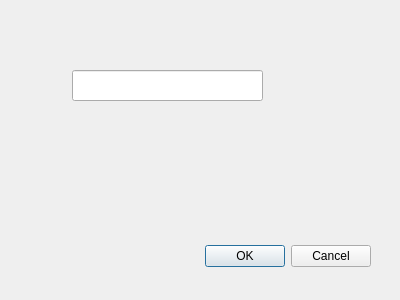
<?xml version="1.0" encoding="UTF-8"?>
<ui version="4.0">
 <class>hostdia</class>
 <widget class="QDialog" name="hostdia">
  <property name="geometry">
   <rect>
    <x>0</x>
    <y>0</y>
    <width>400</width>
    <height>300</height>
   </rect>
  </property>
  <property name="windowTitle">
   <string>set host ip</string>
  </property>
  <widget class="QDialogButtonBox" name="buttonBox">
   <property name="geometry">
    <rect>
     <x>30</x>
     <y>240</y>
     <width>341</width>
     <height>32</height>
    </rect>
   </property>
   <property name="orientation">
    <enum>Qt::Horizontal</enum>
   </property>
   <property name="standardButtons">
    <set>QDialogButtonBox::Cancel|QDialogButtonBox::Ok</set>
   </property>
  </widget>
  <widget class="QLineEdit" name="lineEdit">
   <property name="geometry">
    <rect>
     <x>72</x>
     <y>70</y>
     <width>191</width>
     <height>31</height>
    </rect>
   </property>
   <property name="text">
    <string/>
   </property>
   <property name="readOnly">
    <bool>false</bool>
   </property>
  </widget>
 </widget>
 <resources/>
 <connections>
  <connection>
   <sender>buttonBox</sender>
   <signal>accepted()</signal>
   <receiver>hostdia</receiver>
   <slot>accept()</slot>
   <hints>
    <hint type="sourcelabel">
     <x>248</x>
     <y>254</y>
    </hint>
    <hint type="destinationlabel">
     <x>157</x>
     <y>274</y>
    </hint>
   </hints>
  </connection>
  <connection>
   <sender>buttonBox</sender>
   <signal>rejected()</signal>
   <receiver>hostdia</receiver>
   <slot>reject()</slot>
   <hints>
    <hint type="sourcelabel">
     <x>316</x>
     <y>260</y>
    </hint>
    <hint type="destinationlabel">
     <x>286</x>
     <y>274</y>
    </hint>
   </hints>
  </connection>
 </connections>
</ui>
